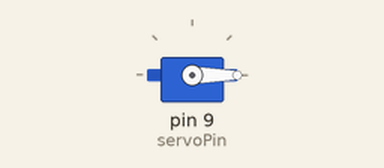
A sketch run on a simulated Arduino Uno, built with avr-gcc and run on an emulated ATmega328P. Parts: servo.

Above: at 0.05 s.
At 1.65 s:
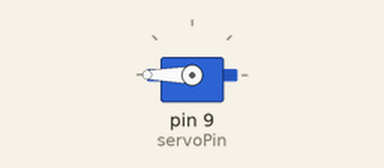
At 3.2 s:
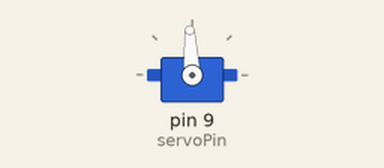
Timing chart, 0 to 7.5 s (numbered marks = the images above):
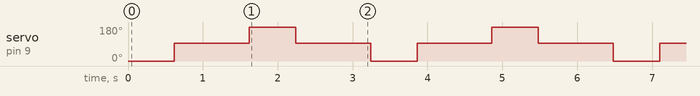

The sketch:

ServoMotors.ino
```cpp
#include <Servo.h>    // import some extra code for working with servos!

/*
SERVO MOTORS
 Jeff Thompson | 2013 | www.jeffreythompson.org

 When you need more control over a motor's position and speed,
 a servo is a great tool. Inside a servo's case is a regular
 DC motor, some gears, and a little bit of electronics to
 control the unit.

 A continuous-rotation servo (capable of going around many times)
 takes an argument between 0-180 that sets the speed. 0 = full speed
 in one direction, 180 = full speed in the other, and around 90
 will stop the motor.

 Our example 'tunes' these values and the time it takes to move
 90º and for the motor to be still.

 CHALLENGE:
 + Can you create a variable for 90º to be reused or as a multiple?
   What about 10, 5, or 1º increments?
 + What might you use a servo for that a regular DC motor wouldn't
   do well?
 + Notice how noisy your servo is? Can you make it play music?

 */

Servo s;               // instance of the servo (max 8 per sketch)
int servoPin = 9;      // pin for servo

void setup() {
  s.attach(servoPin);  // connect the servo to pin 9
}

void loop() {
  // clockwise
  s.write(0);          // 0 moves full speed in clockwise dir
  delay(620);          // 620ms will be very close to 90º

  // pause
  s.write(93);         // speed of 93 (or somewhere around 90) is still
  delay(1000);

  // counter-clockwise
  s.write(180);        // reverse direction full speed
  delay(620);          // back 90º

  // pause
  s.write(93);
  delay(1000);
}
```

Measured:
- by itself, servo on pin 9 (servoPin): repeats every 3.2 s: 180° 0.62 s, 93° 1.0 s, 0° 0.62 s, 93° 1.0 s
